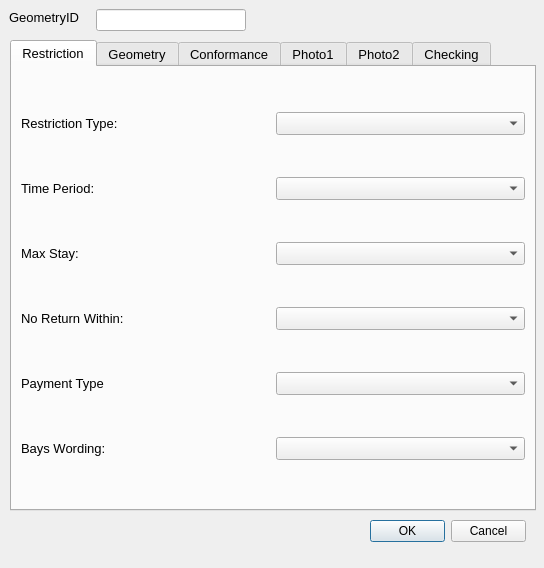
<?xml version="1.0" encoding="UTF-8"?>
<ui version="4.0">
 <class>restrictionDialog</class>
 <widget class="QDialog" name="restrictionDialog">
  <property name="geometry">
   <rect>
    <x>0</x>
    <y>0</y>
    <width>544</width>
    <height>568</height>
   </rect>
  </property>
  <property name="minimumSize">
   <size>
    <width>0</width>
    <height>0</height>
   </size>
  </property>
  <property name="font">
   <font>
    <family>Arial</family>
   </font>
  </property>
  <property name="windowTitle">
   <string>Dialog</string>
  </property>
  <property name="sizeGripEnabled">
   <bool>false</bool>
  </property>
  <widget class="QLabel" name="label">
   <property name="geometry">
    <rect>
     <x>9</x>
     <y>9</y>
     <width>81</width>
     <height>16</height>
    </rect>
   </property>
   <property name="minimumSize">
    <size>
     <width>81</width>
     <height>16</height>
    </size>
   </property>
   <property name="font">
    <font>
     <pointsize>10</pointsize>
    </font>
   </property>
   <property name="text">
    <string>GeometryID</string>
   </property>
  </widget>
  <widget class="QLineEdit" name="GeometryID">
   <property name="geometry">
    <rect>
     <x>96</x>
     <y>9</y>
     <width>150</width>
     <height>22</height>
    </rect>
   </property>
   <property name="font">
    <font>
     <pointsize>10</pointsize>
    </font>
   </property>
   <property name="inputMask">
    <string/>
   </property>
   <property name="readOnly">
    <bool>true</bool>
   </property>
   <property name="placeholderText">
    <string/>
   </property>
  </widget>
  <widget class="QTabWidget" name="tabWidget">
   <property name="geometry">
    <rect>
     <x>10</x>
     <y>40</y>
     <width>526</width>
     <height>471</height>
    </rect>
   </property>
   <property name="minimumSize">
    <size>
     <width>0</width>
     <height>0</height>
    </size>
   </property>
   <property name="font">
    <font>
     <pointsize>10</pointsize>
    </font>
   </property>
   <property name="cursor">
    <cursorShape>IBeamCursor</cursorShape>
   </property>
   <property name="mouseTracking">
    <bool>true</bool>
   </property>
   <property name="acceptDrops">
    <bool>true</bool>
   </property>
   <property name="currentIndex">
    <number>0</number>
   </property>
   <widget class="QWidget" name="restrictionTab">
    <property name="focusPolicy">
     <enum>Qt::NoFocus</enum>
    </property>
    <attribute name="title">
     <string>Restriction</string>
    </attribute>
    <layout class="QGridLayout" name="gridLayout">
     <item row="0" column="0">
      <widget class="QLabel" name="lbl_RestrictionType">
       <property name="minimumSize">
        <size>
         <width>90</width>
         <height>16</height>
        </size>
       </property>
       <property name="font">
        <font>
         <pointsize>10</pointsize>
        </font>
       </property>
       <property name="text">
        <string>Restriction Type:</string>
       </property>
      </widget>
     </item>
     <item row="0" column="1">
      <widget class="QComboBox" name="RestrictionTypeID">
       <property name="currentIndex">
        <number>-1</number>
       </property>
      </widget>
     </item>
     <item row="1" column="0">
      <widget class="QLabel" name="lbl_TimePeriod">
       <property name="minimumSize">
        <size>
         <width>90</width>
         <height>16</height>
        </size>
       </property>
       <property name="font">
        <font>
         <pointsize>10</pointsize>
        </font>
       </property>
       <property name="text">
        <string>Time Period:</string>
       </property>
      </widget>
     </item>
     <item row="1" column="1">
      <widget class="QComboBox" name="TimePeriodID"/>
     </item>
     <item row="2" column="0">
      <widget class="QLabel" name="lbl_MaxStay">
       <property name="minimumSize">
        <size>
         <width>90</width>
         <height>16</height>
        </size>
       </property>
       <property name="font">
        <font>
         <pointsize>10</pointsize>
        </font>
       </property>
       <property name="text">
        <string>Max Stay:</string>
       </property>
      </widget>
     </item>
     <item row="2" column="1">
      <widget class="QComboBox" name="MaxStayID"/>
     </item>
     <item row="3" column="0">
      <widget class="QLabel" name="lbl_NoReturn">
       <property name="minimumSize">
        <size>
         <width>90</width>
         <height>16</height>
        </size>
       </property>
       <property name="font">
        <font>
         <pointsize>10</pointsize>
        </font>
       </property>
       <property name="text">
        <string>No Return Within:</string>
       </property>
      </widget>
     </item>
     <item row="3" column="1">
      <widget class="QComboBox" name="NoReturnID"/>
     </item>
     <item row="4" column="0">
      <widget class="QLabel" name="lbl_PaymentType">
       <property name="minimumSize">
        <size>
         <width>90</width>
         <height>16</height>
        </size>
       </property>
       <property name="font">
        <font>
         <pointsize>10</pointsize>
        </font>
       </property>
       <property name="text">
        <string>Payment Type</string>
       </property>
      </widget>
     </item>
     <item row="4" column="1">
      <widget class="QComboBox" name="PayTypeID">
       <property name="currentIndex">
        <number>-1</number>
       </property>
      </widget>
     </item>
     <item row="5" column="0">
      <widget class="QLabel" name="lbl_PaymentType_2">
       <property name="minimumSize">
        <size>
         <width>90</width>
         <height>16</height>
        </size>
       </property>
       <property name="font">
        <font>
         <pointsize>10</pointsize>
        </font>
       </property>
       <property name="text">
        <string>Bays Wording:</string>
       </property>
      </widget>
     </item>
     <item row="5" column="1">
      <widget class="QComboBox" name="BaysWordingID">
       <property name="currentIndex">
        <number>-1</number>
       </property>
      </widget>
     </item>
    </layout>
   </widget>
   <widget class="QWidget" name="geometryTab">
    <attribute name="title">
     <string>Geometry</string>
    </attribute>
    <layout class="QGridLayout" name="gridLayout_2">
     <item row="0" column="0">
      <widget class="QLabel" name="label_5">
       <property name="font">
        <font>
         <pointsize>10</pointsize>
        </font>
       </property>
       <property name="text">
        <string>Length (m):</string>
       </property>
      </widget>
     </item>
     <item row="5" column="1">
      <widget class="QLineEdit" name="NrBays">
       <property name="text">
        <string/>
       </property>
      </widget>
     </item>
     <item row="6" column="0">
      <widget class="QLabel" name="label_4">
       <property name="text">
        <string>Survey Date:</string>
       </property>
      </widget>
     </item>
     <item row="6" column="1" colspan="3">
      <widget class="QDateTimeEdit" name="Bays_DateTime">
       <property name="readOnly">
        <bool>true</bool>
       </property>
      </widget>
     </item>
     <item row="7" column="0">
      <widget class="QLabel" name="label_6">
       <property name="text">
        <string>Surveyor:</string>
       </property>
      </widget>
     </item>
     <item row="7" column="1" colspan="2">
      <widget class="QLineEdit" name="Surveyor">
       <property name="readOnly">
        <bool>true</bool>
       </property>
      </widget>
     </item>
     <item row="0" column="1" colspan="3">
      <widget class="QLineEdit" name="Length">
       <property name="font">
        <font>
         <pointsize>10</pointsize>
        </font>
       </property>
       <property name="readOnly">
        <bool>true</bool>
       </property>
      </widget>
     </item>
     <item row="1" column="0">
      <widget class="QLabel" name="lbl_RoadName">
       <property name="minimumSize">
        <size>
         <width>90</width>
         <height>16</height>
        </size>
       </property>
       <property name="font">
        <font>
         <pointsize>10</pointsize>
        </font>
       </property>
       <property name="text">
        <string>Road Name:</string>
       </property>
      </widget>
     </item>
     <item row="1" column="1" colspan="4">
      <widget class="QLineEdit" name="RoadName"/>
     </item>
     <item row="2" column="0">
      <widget class="QLabel" name="lbl_USRN">
       <property name="minimumSize">
        <size>
         <width>90</width>
         <height>16</height>
        </size>
       </property>
       <property name="font">
        <font>
         <pointsize>10</pointsize>
        </font>
       </property>
       <property name="text">
        <string>USRN:</string>
       </property>
      </widget>
     </item>
     <item row="2" column="1" colspan="4">
      <widget class="QLineEdit" name="USRN"/>
     </item>
     <item row="3" column="0">
      <widget class="QLabel" name="lbl_GeometryType">
       <property name="minimumSize">
        <size>
         <width>90</width>
         <height>16</height>
        </size>
       </property>
       <property name="font">
        <font>
         <pointsize>10</pointsize>
        </font>
       </property>
       <property name="text">
        <string>Geometry Type</string>
       </property>
      </widget>
     </item>
     <item row="3" column="1" colspan="4">
      <widget class="QComboBox" name="GeomShapeID">
       <property name="editable">
        <bool>false</bool>
       </property>
       <property name="currentIndex">
        <number>-1</number>
       </property>
      </widget>
     </item>
     <item row="4" column="0">
      <widget class="QLabel" name="lbl_Orientation">
       <property name="minimumSize">
        <size>
         <width>90</width>
         <height>16</height>
        </size>
       </property>
       <property name="font">
        <font>
         <pointsize>10</pointsize>
        </font>
       </property>
       <property name="text">
        <string>Orientation:</string>
       </property>
      </widget>
     </item>
     <item row="4" column="1">
      <widget class="QLineEdit" name="BayOrientation"/>
     </item>
     <item row="4" column="2">
      <widget class="QToolButton" name="toolButton">
       <property name="text">
        <string>...</string>
       </property>
      </widget>
     </item>
     <item row="4" column="3">
      <widget class="QLabel" name="lbl_AzToRoadCL">
       <property name="minimumSize">
        <size>
         <width>90</width>
         <height>16</height>
        </size>
       </property>
       <property name="font">
        <font>
         <pointsize>10</pointsize>
        </font>
       </property>
       <property name="text">
        <string>Direction to Road Centreline:</string>
       </property>
       <property name="wordWrap">
        <bool>true</bool>
       </property>
      </widget>
     </item>
     <item row="4" column="4">
      <widget class="QLineEdit" name="AzimuthToRoadCentreLine">
       <property name="text">
        <string/>
       </property>
      </widget>
     </item>
     <item row="4" column="5">
      <widget class="QToolButton" name="toolButton_2">
       <property name="text">
        <string>...</string>
       </property>
      </widget>
     </item>
     <item row="5" column="0">
      <widget class="QLabel" name="lbl_NrBays">
       <property name="minimumSize">
        <size>
         <width>90</width>
         <height>16</height>
        </size>
       </property>
       <property name="font">
        <font>
         <pointsize>10</pointsize>
        </font>
       </property>
       <property name="text">
        <string>Number of Bays:</string>
       </property>
      </widget>
     </item>
     <item row="9" column="0">
      <widget class="QLabel" name="lbl_RoadName_2">
       <property name="minimumSize">
        <size>
         <width>90</width>
         <height>16</height>
        </size>
       </property>
       <property name="font">
        <font>
         <pointsize>10</pointsize>
        </font>
       </property>
       <property name="text">
        <string>RestrictionID:</string>
       </property>
      </widget>
     </item>
     <item row="9" column="1" colspan="2">
      <widget class="QLineEdit" name="RestrictionID"/>
     </item>
    </layout>
   </widget>
   <widget class="QWidget" name="conformaceTab">
    <attribute name="title">
     <string>Conformance</string>
    </attribute>
    <layout class="QGridLayout" name="gridLayout_4">
     <item row="0" column="0">
      <widget class="QLabel" name="lbl_TimePeriod_2">
       <property name="minimumSize">
        <size>
         <width>90</width>
         <height>16</height>
        </size>
       </property>
       <property name="font">
        <font>
         <pointsize>10</pointsize>
        </font>
       </property>
       <property name="text">
        <string>Fading:</string>
       </property>
      </widget>
     </item>
     <item row="0" column="1">
      <widget class="QComboBox" name="Compl_Bays_Faded"/>
     </item>
     <item row="1" column="0">
      <widget class="QLabel" name="lbl_MaxStay_2">
       <property name="minimumSize">
        <size>
         <width>90</width>
         <height>16</height>
        </size>
       </property>
       <property name="font">
        <font>
         <pointsize>10</pointsize>
        </font>
       </property>
       <property name="text">
        <string>Sign issues:</string>
       </property>
      </widget>
     </item>
     <item row="1" column="1">
      <widget class="QComboBox" name="Compl_Bays_SignIssue"/>
     </item>
     <item row="2" column="0">
      <widget class="QLabel" name="label_3">
       <property name="text">
        <string>Notes:</string>
       </property>
      </widget>
     </item>
     <item row="2" column="1">
      <widget class="QTextEdit" name="Notes"/>
     </item>
     <item row="3" column="0">
      <widget class="QLabel" name="label_2">
       <property name="text">
        <string>Photos taken:</string>
       </property>
      </widget>
     </item>
     <item row="3" column="1">
      <widget class="QCheckBox" name="Bays_PhotoTaken">
       <property name="text">
        <string/>
       </property>
      </widget>
     </item>
    </layout>
   </widget>
   <widget class="QWidget" name="Photos_01">
    <attribute name="title">
     <string>Photo1</string>
    </attribute>
    <layout class="QGridLayout" name="gridLayout_5">
     <item row="0" column="0">
      <widget class="QLabel" name="Photo_Widget_01">
       <property name="autoFillBackground">
        <bool>true</bool>
       </property>
       <property name="text">
        <string>Photo not found</string>
       </property>
      </widget>
     </item>
    </layout>
   </widget>
   <widget class="QWidget" name="Photos_2">
    <attribute name="title">
     <string>Photo2</string>
    </attribute>
    <layout class="QGridLayout" name="gridLayout_6">
     <item row="0" column="0">
      <widget class="QLabel" name="Photo_Widget_02">
       <property name="autoFillBackground">
        <bool>true</bool>
       </property>
       <property name="text">
        <string>Photo not found</string>
       </property>
      </widget>
     </item>
    </layout>
   </widget>
   <widget class="QWidget" name="tab">
    <attribute name="title">
     <string>Checking</string>
    </attribute>
    <layout class="QGridLayout" name="gridLayout_7">
     <item row="13" column="0" colspan="3">
      <widget class="QCheckBox" name="MHTC_CheckFieldVisitRequired">
       <property name="layoutDirection">
        <enum>Qt::LeftToRight</enum>
       </property>
       <property name="text">
        <string>Field Visit Required</string>
       </property>
      </widget>
     </item>
     <item row="12" column="0">
      <widget class="QLabel" name="label_11">
       <property name="text">
        <string>Notes:</string>
       </property>
       <property name="alignment">
        <set>Qt::AlignLeading|Qt::AlignLeft|Qt::AlignTop</set>
       </property>
      </widget>
     </item>
     <item row="6" column="0">
      <widget class="QLabel" name="label_9">
       <property name="text">
        <string>Date Checked:</string>
       </property>
      </widget>
     </item>
     <item row="2" column="0">
      <widget class="QLabel" name="label_8">
       <property name="text">
        <string>Checked By: </string>
       </property>
      </widget>
     </item>
     <item row="10" column="0">
      <widget class="QLabel" name="label_10">
       <property name="text">
        <string>Issue identified:</string>
       </property>
      </widget>
     </item>
     <item row="2" column="1" colspan="2">
      <widget class="QComboBox" name="MHTC_PersonChecking"/>
     </item>
     <item row="6" column="1" colspan="2">
      <widget class="QgsDateTimeEdit" name="MHTC_CheckDate"/>
     </item>
     <item row="10" column="1" colspan="2">
      <widget class="QComboBox" name="MHTC_CheckIssueTypeID"/>
     </item>
     <item row="0" column="0">
      <widget class="QCheckBox" name="MHTC_Checked">
       <property name="layoutDirection">
        <enum>Qt::LeftToRight</enum>
       </property>
       <property name="text">
        <string>Checked</string>
       </property>
      </widget>
     </item>
     <item row="12" column="1" colspan="2">
      <widget class="QTextEdit" name="MHTC_CheckNotes"/>
     </item>
     <item row="14" column="0">
      <widget class="QCheckBox" name="MHTC_CheckStatus">
       <property name="text">
        <string>Action Completed</string>
       </property>
      </widget>
     </item>
    </layout>
   </widget>
  </widget>
  <widget class="QDialogButtonBox" name="button_box">
   <property name="geometry">
    <rect>
     <x>370</x>
     <y>520</y>
     <width>156</width>
     <height>23</height>
    </rect>
   </property>
   <property name="orientation">
    <enum>Qt::Horizontal</enum>
   </property>
   <property name="standardButtons">
    <set>QDialogButtonBox::Cancel|QDialogButtonBox::Ok</set>
   </property>
  </widget>
 </widget>
 <customwidgets>
  <customwidget>
   <class>QgsDateTimeEdit</class>
   <extends>QDateTimeEdit</extends>
   <header>qgsdatetimeedit.h</header>
  </customwidget>
 </customwidgets>
 <resources/>
 <connections>
  <connection>
   <sender>button_box</sender>
   <signal>accepted()</signal>
   <receiver>restrictionDialog</receiver>
   <slot>accept()</slot>
   <hints>
    <hint type="sourcelabel">
     <x>310</x>
     <y>465</y>
    </hint>
    <hint type="destinationlabel">
     <x>249</x>
     <y>239</y>
    </hint>
   </hints>
  </connection>
  <connection>
   <sender>button_box</sender>
   <signal>rejected()</signal>
   <receiver>restrictionDialog</receiver>
   <slot>reject()</slot>
   <hints>
    <hint type="sourcelabel">
     <x>310</x>
     <y>465</y>
    </hint>
    <hint type="destinationlabel">
     <x>249</x>
     <y>239</y>
    </hint>
   </hints>
  </connection>
 </connections>
</ui>
